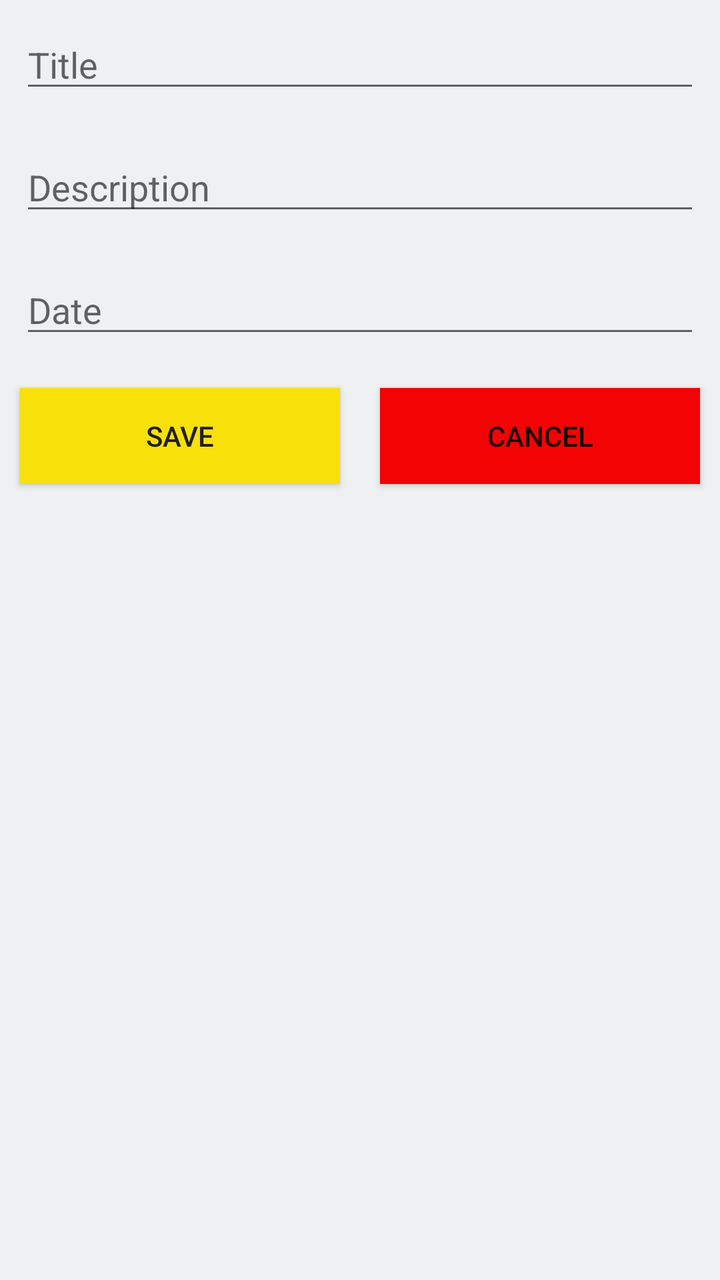
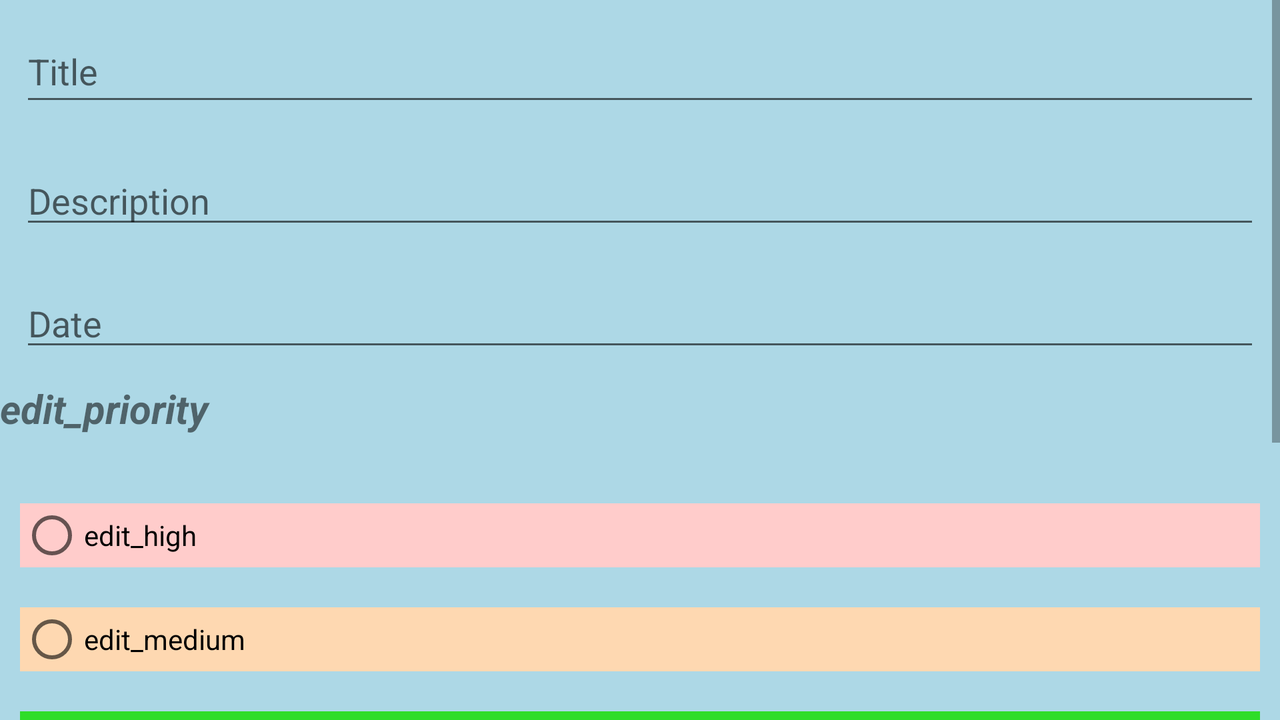

First picture: res/layout/ on a phone held upright. Second picture: the repository's own variant of that layout, on a device whose configuration matches the variant's folder. Source for both follows.
<!-- AndroidManifest.xml: application theme AppTheme -->
<!-- res/layout/fragment_edit_todo.xml -->
<?xml version="1.0" encoding="utf-8"?>
<LinearLayout xmlns:android="http://schemas.android.com/apk/res/android"
    xmlns:tools="http://schemas.android.com/tools"
    android:layout_width="match_parent"
    android:layout_height="match_parent"
    android:background="#EEF0F1"
    android:orientation="vertical"
    tools:context=".EditTodoFragment">

    <EditText
        android:id="@+id/edit_txt_title"
        android:layout_width="match_parent"
        android:layout_height="wrap_content"
        android:layout_margin="10sp"
        android:layout_marginLeft="10sp"
        android:layout_marginTop="10sp"
        android:layout_marginRight="10sp"
        android:layout_marginBottom="10sp"
        android:autofillHints=""
        android:ems="10"
        android:hint="@string/edit_Title"
        android:inputType="textPersonName" />

    <EditText
        android:id="@+id/edit_txt_description"
        android:layout_width="match_parent"
        android:layout_height="wrap_content"
        android:layout_margin="10sp"
        android:ems="10"
        android:hint="@string/edit_Description"
        android:importantForAutofill="no"
        android:inputType="textPersonName" />

    <EditText
        android:id="@+id/edit_txt_date"
        android:layout_width="match_parent"
        android:layout_height="wrap_content"
        android:layout_margin="10sp"
        android:autofillHints=""
        android:ems="10"
        android:hint="@string/edit_date"
        android:inputType="textPersonName"
        tools:ignore="TextFields" />

    <RadioGroup
        android:id="@+id/edit_rg_priority"
        android:layout_width="match_parent"
        android:layout_height="wrap_content"
        android:layout_weight="0"
        android:orientation="vertical" />

    <LinearLayout
        android:layout_width="match_parent"
        android:layout_height="match_parent"
        android:orientation="horizontal">

        <Button
            android:id="@+id/edit_btn_save"
            android:layout_width="wrap_content"
            android:layout_height="wrap_content"
            android:layout_margin="10sp"
            android:layout_weight="1"

            android:background="#F8E00B"
            android:text="@string/edit_save"
            android:textColor="#202020"
            tools:ignore="ButtonStyle" />

        <Button
            android:id="@+id/edit_btn_cancel"
            android:layout_width="wrap_content"
            android:layout_height="wrap_content"
            android:layout_margin="10sp"
            android:layout_weight="1"
            android:background="#F30303"
            android:text="@string/cancel"
            tools:ignore="ButtonStyle" />
    </LinearLayout>

</LinearLayout>
<!-- resources referenced by this layout -->
<resources>
  <string name="cancel">Cancel</string>
  <string name="edit_Description">Description</string>
  <string name="edit_Title">Title</string>
  <string name="edit_date">Date</string>
  <string name="edit_save">Save</string>
  <style name="AppTheme" parent="Theme.AppCompat.Light.DarkActionBar">
          
          <item name="colorPrimary">@color/colorPrimary</item>
          <item name="colorPrimaryDark">@color/colorPrimaryDark</item>
          <item name="colorAccent">@color/colorAccent</item>
          <item name="windowActionBar">true</item>
          <item name="windowNoTitle">false</item>
          <item name="android:windowFullscreen">true</item>
          <item name="actionBarTheme">@style/MyActionBarTheme</item>
      </style>
  <color name="colorPrimary">#3700B3</color>
  <color name="colorPrimaryDark">#3700B3</color>
  <color name="colorAccent">#03DAC5</color>
  <style name="MyActionBarTheme" parent="Theme.AppCompat.Light.DarkActionBar">
          <item name="android:background">#FFEB3B</item>
      </style>
</resources>
<!-- res/layout-land/fragment_edit_todo.xml (the author's variant of the layout above) -->
<!-- drawn on the phone turned sideways -->
<?xml version="1.0" encoding="utf-8"?>
<androidx.constraintlayout.widget.ConstraintLayout xmlns:android="http://schemas.android.com/apk/res/android"
    xmlns:app="http://schemas.android.com/apk/res-auto"
    xmlns:tools="http://schemas.android.com/tools"
    android:layout_width="match_parent"
    android:layout_height="match_parent"
    android:background="#ADD8E6"
    tools:context=".EditTodoFragment">


    <ScrollView
        android:layout_width="match_parent"
        android:layout_height="match_parent"
        app:layout_constraintBottom_toBottomOf="parent"
        app:layout_constraintEnd_toEndOf="parent"
        app:layout_constraintStart_toStartOf="parent"
        app:layout_constraintTop_toTopOf="parent">

        <LinearLayout
            android:layout_width="match_parent"
            android:layout_height="wrap_content"
            android:orientation="vertical">

            <EditText
                android:id="@+id/edit_txt_title"
                android:layout_width="match_parent"
                android:layout_height="wrap_content"
                android:layout_margin="10sp"

                android:autofillHints=""
                android:ems="5"
                android:hint="@string/edit_Title"
                android:inputType="textPersonName"
                android:minHeight="48dp"
                app:layout_constraintEnd_toEndOf="parent"
                app:layout_constraintStart_toStartOf="parent"
                app:layout_constraintTop_toTopOf="parent" />


            <EditText
                android:id="@+id/edit_txt_description"
                android:layout_width="match_parent"
                android:layout_height="wrap_content"
                android:layout_margin="10sp"
                android:layout_marginTop="2dp"
                android:ems="10"
                android:hint="@string/edit_Description"
                android:inputType="textPersonName"
                app:layout_constraintEnd_toEndOf="parent"
                app:layout_constraintStart_toStartOf="parent"
                app:layout_constraintTop_toBottomOf="@+id/edit_txt_title" />

            <EditText
                android:id="@+id/edit_txt_date"
                android:layout_width="match_parent"
                android:layout_height="wrap_content"
                android:layout_margin="10sp"
                android:autofillHints=""
                android:ems="10"
                android:hint="@string/edit_date"
                android:inputType="textPersonName"
                app:layout_constraintEnd_toEndOf="parent"
                app:layout_constraintStart_toStartOf="parent"
                app:layout_constraintTop_toBottomOf="@+id/edit_txt_description"
                tools:ignore="TextFields" />

            <TextView
                android:id="@+id/textView3"
                android:layout_width="match_parent"
                android:layout_height="wrap_content"
                android:text="edit_priority"
                android:textSize="20sp"
                android:textStyle="bold|italic"
                app:layout_constraintBottom_toTopOf="@+id/edit_rg_priority"
                app:layout_constraintEnd_toEndOf="parent"
                app:layout_constraintHorizontal_bias="1.0"
                app:layout_constraintStart_toStartOf="parent" />

            <RadioGroup
                android:id="@+id/edit_rg_priority"
                android:layout_width="match_parent"
                android:layout_height="wrap_content"
                android:layout_marginTop="24dp"
                android:layout_weight="0"
                android:orientation="vertical"
                app:layout_constraintEnd_toEndOf="parent"
                app:layout_constraintHorizontal_bias="0.0"
                app:layout_constraintStart_toStartOf="parent"
                app:layout_constraintTop_toBottomOf="@+id/edit_txt_date">

                <RadioButton
                    android:id="@+id/edit_rb_high"
                    android:layout_width="match_parent"
                    android:layout_height="wrap_content"
                    android:layout_margin="10sp"
                    android:layout_weight="1"
                    android:background="@color/color_high_priority"
                    android:text="edit_high" />

                <RadioButton
                    android:id="@+id/edit_rb_medium"
                    android:layout_width="match_parent"
                    android:layout_height="wrap_content"
                    android:layout_margin="10sp"
                    android:layout_weight="1"
                    android:background="@color/color_medium_priority"
                    android:text="edit_medium" />

                <RadioButton
                    android:id="@+id/edit_rb_low"
                    android:layout_width="match_parent"
                    android:layout_height="wrap_content"
                    android:layout_margin="10sp"
                    android:layout_weight="1"
                    android:background="@color/color_low_priority"
                    android:text="edit_low" />

            </RadioGroup>
            <CheckBox
                android:id="@+id/edit_chk_iscomplete"
                android:layout_width="wrap_content"
                android:layout_height="wrap_content"
                android:layout_margin="10sp"
                android:layout_marginStart="16dp"
                android:layout_marginLeft="16dp"
                android:layout_marginTop="28dp"
                android:layout_weight="0"
                android:text="@string/edit_is_complete"
                app:layout_constraintStart_toStartOf="parent"
                app:layout_constraintTop_toBottomOf="@+id/edit_rg_priority" />

            <Button
                android:id="@+id/edit_btn_save"
                android:layout_width="wrap_content"
                android:layout_height="wrap_content"
                android:layout_margin="10sp"

                android:layout_marginStart="108dp"
                android:layout_marginLeft="108dp"
                android:layout_marginTop="8dp"
                android:layout_weight="1"
                android:background="@drawable/mybutton"
                android:text="@string/edit_save"
                app:layout_constraintStart_toEndOf="@+id/edit_chk_iscomplete"
                app:layout_constraintTop_toBottomOf="@+id/edit_rg_priority"
                tools:ignore="ButtonStyle" />

            <Button
                android:id="@+id/edit_btn_cancel"
                android:layout_width="wrap_content"
                android:layout_height="wrap_content"
                android:layout_margin="10sp"
                android:layout_marginStart="88dp"
                android:layout_marginLeft="88dp"
                android:layout_weight="1"
                android:background="@drawable/button"
                android:text="@string/cancel"
                app:layout_constraintBaseline_toBaselineOf="@+id/edit_btn_save"
                app:layout_constraintEnd_toEndOf="parent"
                app:layout_constraintStart_toEndOf="@+id/edit_btn_save"
                tools:ignore="ButtonStyle" />

           </LinearLayout>
    </ScrollView>
</androidx.constraintlayout.widget.ConstraintLayout>
<!-- resources referenced by the variant -->
<!-- as the phone turned sideways resolves them -->
<resources>
  <color name="color_high_priority">#FFCCCB</color>
  <color name="color_low_priority">#2FDD29</color>
  <color name="color_medium_priority">#fed8b1</color>
  <string name="cancel">Cancel</string>
  <string name="edit_Description">Description</string>
  <string name="edit_Title">Title</string>
  <string name="edit_date">Date</string>
  <string name="edit_is_complete">Is Complete</string>
  <string name="edit_save">Save</string>
  <style name="AppTheme" parent="Theme.AppCompat.Light.DarkActionBar">
          
          <item name="colorPrimary">@color/colorPrimary</item>
          <item name="colorPrimaryDark">@color/colorPrimaryDark</item>
          <item name="colorAccent">@color/colorAccent</item>
          <item name="windowActionBar">true</item>
          <item name="windowNoTitle">false</item>
          <item name="android:windowFullscreen">true</item>
          <item name="actionBarTheme">@style/MyActionBarTheme</item>
      </style>
  <color name="colorPrimary">#3700B3</color>
  <color name="colorPrimaryDark">#3700B3</color>
  <color name="colorAccent">#03DAC5</color>
  <style name="MyActionBarTheme" parent="Theme.AppCompat.Light.DarkActionBar">
          <item name="android:background">#FFEB3B</item>
      </style>
</resources>
